Frame 1 (no input): blank canvas, image omitted
Frame 60 (the mouse pressed at the canvas centre just before this capture): blank canvas, image omitted
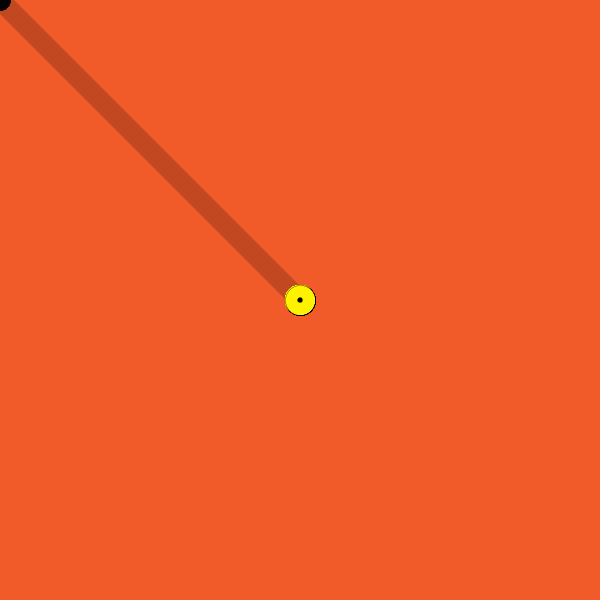
Frame 120 (the mouse held since frame 60 and released just before this capture)

The Processing sketch whose frames 1 and 60 were blank and that drew this single picture after the mouse press (run headless with seeded random() and noise(); from frame 60 on, the mouse is pressed at the canvas centre):

// Processing sketch: Dami_You_Drawing_App
// ── Dami_You_Drawing_App.pde
void setup() {
  size(600, 600);
  background(#F15A29);
  smooth();
}

void draw() {
  strokeWeight(20);
  stroke(0,50);
  fill(#ffffff);
  line(mouseX,mouseY,pmouseX,pmouseY);
  
  strokeWeight(1);
  stroke(0,50);
    
    
if (mousePressed && mouseX <width/1 && mouseY <height/1){
  stroke(0);
  strokeWeight(.3);
  fill(#FFF200);
  ellipse(mouseX,mouseY,30,30);
}  


if (mousePressed && mouseX <width/2 && mouseY <height/2){
  stroke(0);
  strokeWeight(.3);
  fill(#ffffff);
  ellipse(mouseX,mouseY,30,30);
}  
        
        
if (mousePressed){
  fill(0);
  } 
  else {
  fill(0);
  }
  ellipse(mouseX,mouseY,5,5);
}
